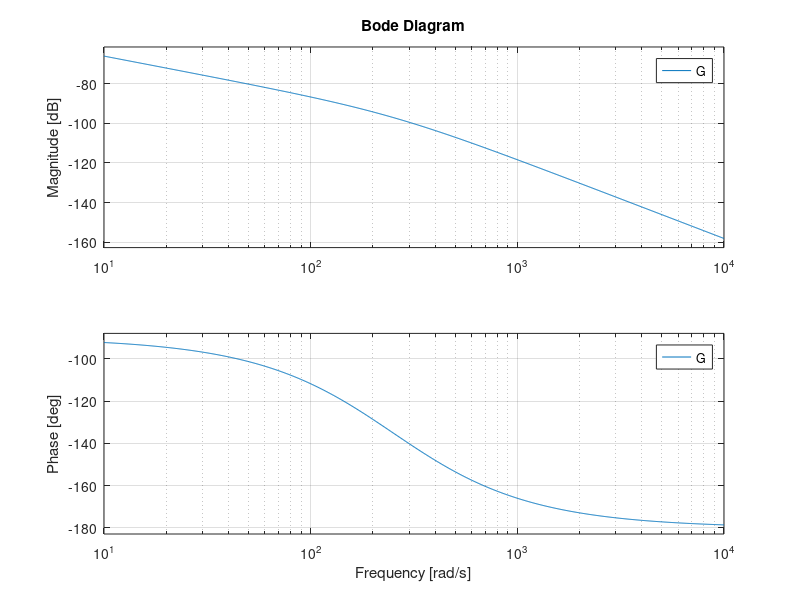
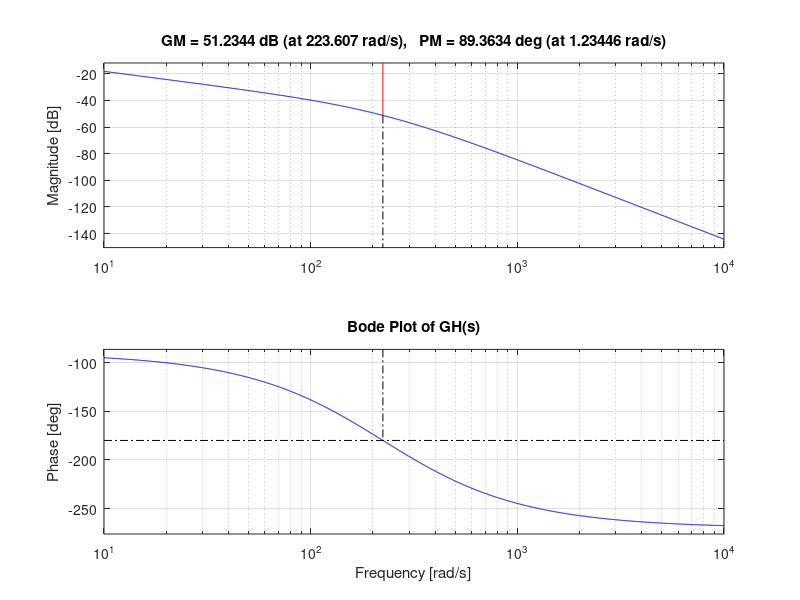

Reproduce these figures in MATLAB, in order.
% Define the parameters
s = tf('s');
K = 1; % Use the value of K found previously
desired_Mp = 1.4; % Desired resonant peak in dB

% Define the open-loop transfer function
G = K / (s * (1 + 200) * (1 + s/250));

% Generate Bode plot
figure;
bode(G);
grid on;

% Get the gain and phase data
[mag, phase, w] = bode(G);

% Convert magnitude to dB
mag_dB = 20*log10(squeeze(mag));

% Find the maximum gain and corresponding frequency
[max_gain, idx] = max(mag_dB);
frequency_at_max_gain = w(idx);

% Display results
fprintf('Maximum Gain = %.2f dB at Frequency = %.2f rad/s\n', max_gain, frequency_at_max_gain);

%%%%%%%%%%%%%%%%%%%%%%%%%%%%%%%%%%%%%%%%%%%%%%%%%%%%%%%%%%%%%%%%%%%%%%%%%%%%%%%%%%%%%%%%%%%%%%%%%%%%%%%%%%%%%%%%%%%%%%%%%%%%%%%%%%%%%%%%%%%%%%%%%%%%%%%%%%%%%%%%%%%%%%%%%%%%%%%%%%%%%%%%%%%%%%%%%%%%%%%%%%%%%%%%%%%%%%%%%%%%%%
%% Deepseek

% Clear workspace and command window
clear;
clc;

% Step 1: Define the open-loop transfer function (OLTF)
s = tf('s');
K = 1.2345; % Value of K from Question 1
GH = K / (s * (1 + s/200) * (1 + s/250)); % OLTF with K

% Step 2: Plot the Bode plot of the system
figure;
margin(GH); % Bode plot with gain and phase margins
title('Bode Plot of GH(s)');
grid on;

% Step 3: Analyze the resonant peak
[mag, phase, w] = bode(GH);
mag_db = 20 * log10(squeeze(mag)); % Convert magnitude to dB

% Find the resonant peak (maximum magnitude in dB)
Mp = max(mag_db);
fprintf('Resonant Peak (Mp) = %.2f dB\n', Mp);